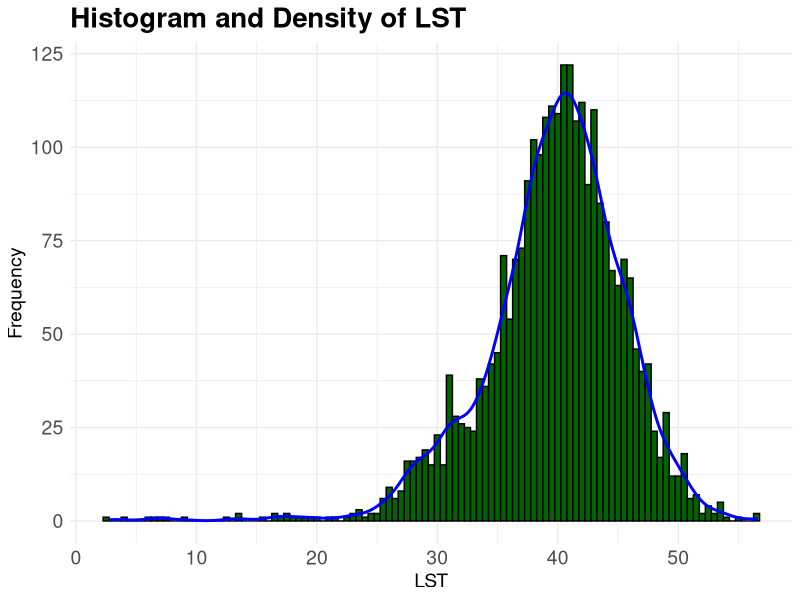

Generate this figure with R:
## ---- chunk 1
final_data = read.csv("final_data.csv")
## ---- chunk 2
library(tidyverse)


ggplot(final_data, aes(x = Lst)) +
  geom_histogram(binwidth = 0.5, fill = "#006400", color = "black") +
  geom_density(aes(y = ..count.. * 0.5), color = "blue", size = 1) +  
labs(x = "LST", y = "Frequency", title = "Histogram and Density of LST") +
  theme_minimal() +
  theme(plot.title = element_text(size = 20, face = "bold"),
        axis.title = element_text(size = 14),
        axis.text = element_text(size = 14))

## ---- chunk 3

library(dplyr)
summer_data = final_data |>
  filter(Lst>20) |>
  group_by(Date, Year, Month ) |>
  summarise_all(.funs = mean, na.rm = TRUE)  |>
  ungroup()

glimpse(summer_data)
## ---- chunk 4
write.csv(summer_data[, -1], "summer_data.csv", row.names = FALSE)

